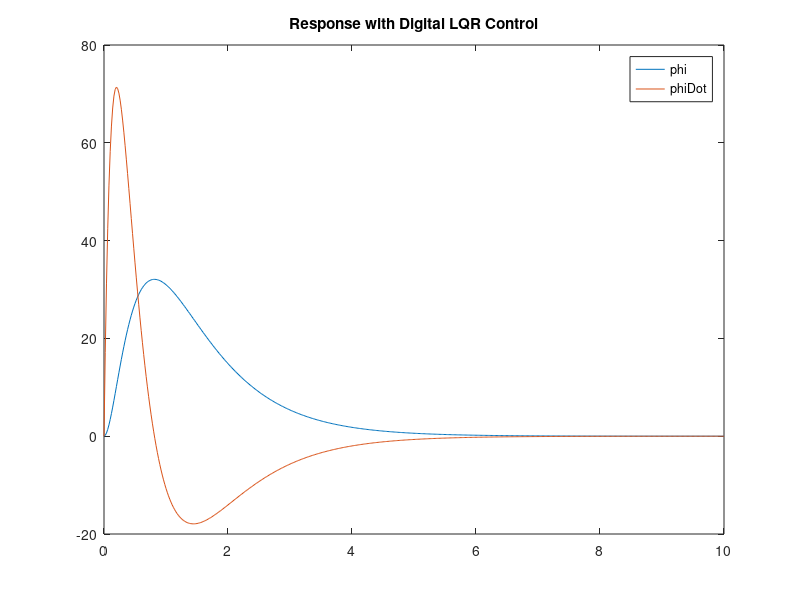
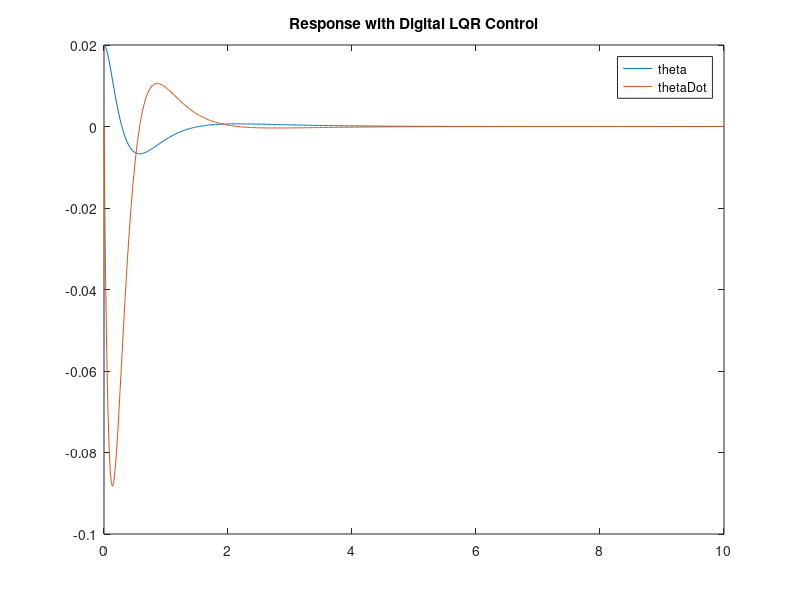
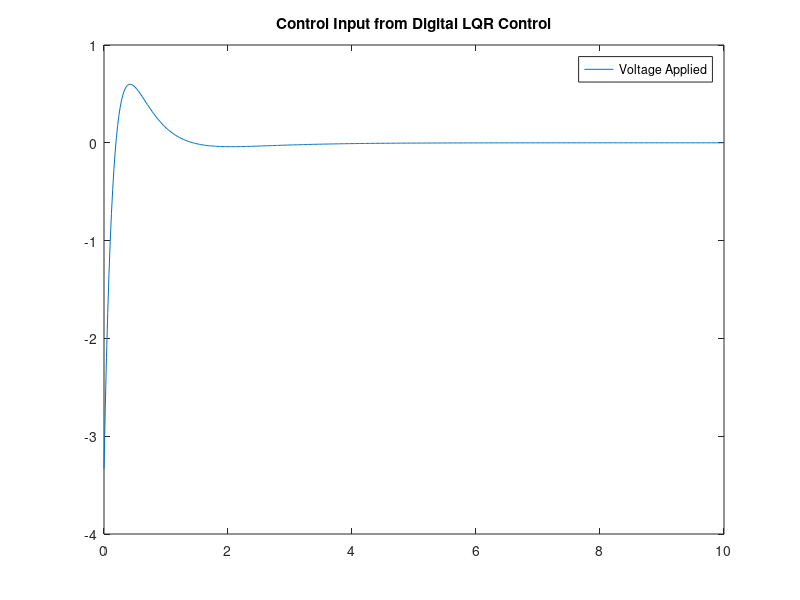

The MATLAB script that drew these images, in order:
clear; clc;

% properties of robot and earth
m__w  = 0.2;        % mass of both wheels (kg)
m__b  = 1.66;       % mass of body (kg)
I__b  = .069;       % inertia of body
I__w  = .0001764;   % inertia of both wheels
g     = 9.81;       % gravity yo. (m/s/s)
l     = 0.181;      % length from wheels to robot's COM (meters)
r     = 0.042;      % radius of wheel (meters)

denom = -l^2*m__b^2*r^2+(l^2*m__b+I__b)*(m__b*r^2+m__w*r^2+I__w);

% matrix prep
a23 = -m__b^2*g*l^2*r / denom;
a43 = (m__b*r^2+m__w*r^2+I__w)*g*l*m__b / denom;

a = [0 1  0  0;
     0 0 a23 0;
     0 0  0  1;
     0 0 a43 0];

b2 = l^2*m__b+l*m__b*r+I__b / denom;
b4 = -l*m__b*r-m__b*r^2-m__w*r^2-I__w / denom;

b = [0; b2; 0; b4];

c = [1 0 0 0; 0 1 0 0; 0 0 1 0; 0 0 0 1];

d = [0; 0; 0; 0];

% Name States, Inputs, and Outputs

states = {'xDot' 'xDDot' 'ThDot' 'ThDDot'};
inputs = ('Va');
outputs= {'x' 'xDot' 'Theta' 'ThDot'};

% Construct State-Space System

sys_ss = ss(a,b,c,d,'statename',states,'inputname',inputs,'outputname',outputs);

poles_continuous = eig(a);

%% Discrete Time State-Space with LQR Modeling

% Set timestep value in seconds
Ts=0.02; % 50Hz

% Convert Continous Time Model to Discrete Time Model

sys_d = c2d(sys_ss,Ts,'zoh');

% Construct Discrete Time State-Space Matrices

A = sys_d.a;
B = sys_d.b;
C = sys_d.c;
D = sys_d.d;

poles_discrete = eig(A);

% State Weights for Q weight matrix (Assigned arbitrarily/trial and error)

w = 1;            % x state variable weight
x = 1;          % xDot state variable weight
y = 1;           % theta state variable weight
z = 1;            % thetaDot state variable weight

% Construct Q matrix (symmetric diagonal)

Q = [w 0 0 0;
     0 x 0 0;
     0 0 y 0;
     0 0 0 z];

% Assign R value for LQR input weight

R = 10000;

% Find LQR gain Matrix K and new poles e
[K,S,e] = dlqr(A,B,Q,R);

% my_poles = [-0.099; -00.0098; -0.00097; -0.00096];

% K = place(A, B, my_poles);



%% Save the matrices
dlmwrite('Ad_matrix.csv',A);
dlmwrite('Bd_matrix.csv',B);
dlmwrite('Kd_matrix.csv',K);

%% Closed Loop Discrete Time State-Space Model

% Construct state feedback discrete time state-space model matrices

Ac = (A-B*K);
Bc = B;
Cc = C;
Dc = D;

% Closed loop poles from state feedback

poles_LQR = eig(Ac);

% Construct discrete time state-space model for state feedback simulation

sys_cl = ss(Ac,Bc,Cc,Dc,Ts,'statename',states,'inputname',inputs,'outputname',outputs);

% Verify poles match last 2 pole values

poles = eig(sys_cl.a);

% Initialize time array in increments of model timestep

t = 0:Ts:10;

% Set initial conditions for simulation

x0=[0 0 .02 0];     % Inintial angle: 0.2 radians

% Run simulation of system response based on initial angle of 0.2 radians.

% All states should converge on a value of zero to ensure robot maintains
% constant position, speed, tilt angle, and tilt rate of 0. Robot stays
% vertical and at initial position.

[y,t,x]=initial(sys_cl,x0,t);

% Plot all state output

figure;
plot(t,y(:,1),t,y(:,2));
legend('phi','phiDot')
title('Response with Digital LQR Control')


% Plot all state output

figure;
plot(t,y(:,3),t,y(:,4));
legend('theta','thetaDot')
title('Response with Digital LQR Control')

%Plot control input due to LQR state feedback gain

figure;
plot(t,(K(1).*y(:,1)+K(2).*y(:,2)+K(3).*y(:,3)+K(4).*y(:,4)))
legend('Voltage Applied')
title('Control Input from Digital LQR Control')
